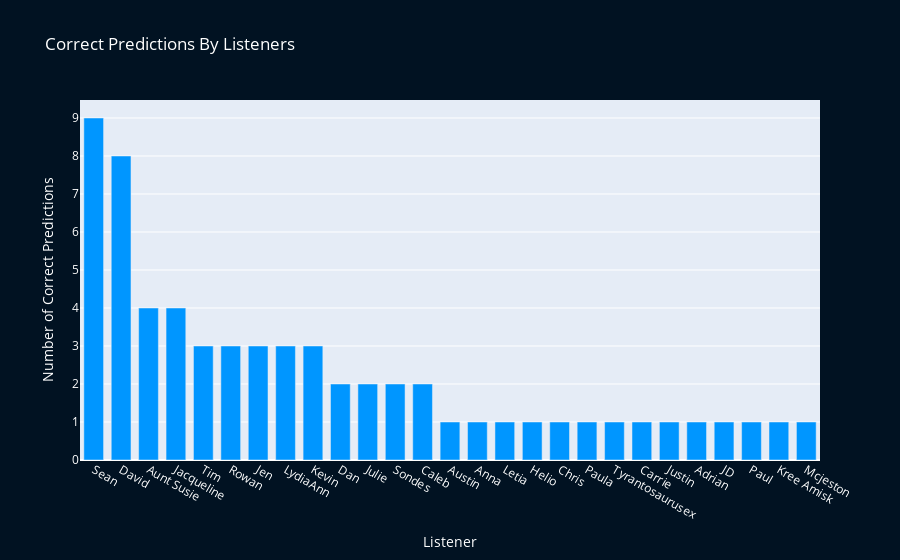

Notebook cell for this chart:
### Code cell
# Slice dataframe to include listeners with at least one correct prediction
prediction_stats_df = prediction_stats_df[prediction_stats_df['Correct'] > 0]

# Sort dataframe by most correct predictions
prediction_stats_df = prediction_stats_df.sort_values('Correct', ascending = False)


# Create figure
fig = go.Figure()

fig.add_trace(go.Bar(x = prediction_stats_df.index,        # x-axis data (Listener Names)
                     y = prediction_stats_df['Correct'],   # y-axis data (Number of correct predictions)
                     marker_color = '#0096FF'))            # Set color of bars

fig.update_layout(
    title_text = 'Correct Predictions By Listeners',          # Set plot title
    xaxis_title_text = 'Listener',                            # Set x-axis title
    yaxis_title_text = 'Number of Correct Predictions',       # Set y-axis title
    paper_bgcolor = '#011222',                                # Set background color
    font_color = '#ffffff',                                   # Set font color
    bargap = 0.2,                                             # Set gap size between groups
    bargroupgap = 0.1)                                        # Set gap size within groups


# Display figure
fig.show()

# Create plot in Chart Studio for later embedding
py.plot(fig, filename = 'Correct Predictions By Listeners', auto_open = False)

### Figure 1 — Plotly figure (JSON) as saved in the notebook; plotly's stock layout.template omitted (floating-point values rounded to 4 significant figures)
{"data": [{"marker": {"color": "#0096FF"}, "type": "bar", "x": ["Sean", "David", "Aunt Susie", "Jacqueline", "Tim", "Rowan", "Jen", "LydiaAnn", "Kevin", "Dan", "Julie", "Sondes", "Caleb", "Austin", "Anna", "Letia", "Helio", "Chris", "Paula", "Tyrantosaurusex", "Carrie", "Justin", "Adrian", "JD", "Paul", "Kree Amisk", "Mcjeston"], "y": [9, 8, 4, 4, 3, 3, 3, 3, 3, 2, 2, 2, 2, 1, 1, 1, 1, 1, 1, 1, 1, 1, 1, 1, 1, 1, 1]}], "layout": {"bargap": 0.2, "bargroupgap": 0.1, "font": {"color": "#ffffff"}, "paper_bgcolor": "#011222", "title": {"text": "Correct Predictions By Listeners"}, "xaxis": {"title": {"text": "Listener"}}, "yaxis": {"title": {"text": "Number of Correct Predictions"}}}}
